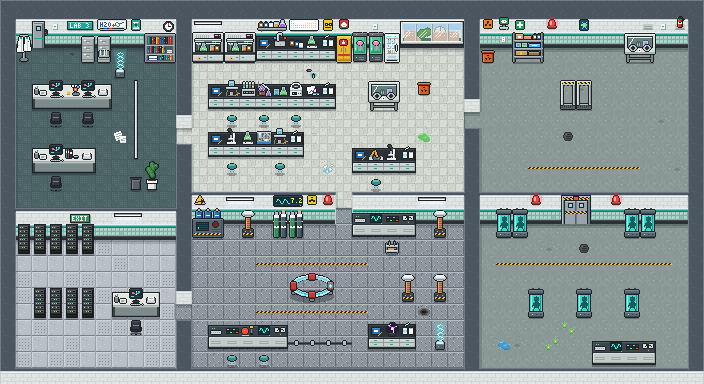

This game map was drawn from its Tiled (.tmx) file and the tilesets committed beside it. A one-line description and the trimmed map source follow:
An orthogonal 44x24 tile map with 16x16 px tiles, 8 tile layers (Floor, FloorTrim, Shadows, Decals, ...).

<map version="1.10" tiledversion="1.11.0" orientation="orthogonal" renderorder="right-down" width="44" height="24" tilewidth="16" tileheight="16" infinite="0" nextlayerid="9" nextobjectid="1">
 <tileset firstgid="1" source="research_lab_tileset.tsx" />
 <layer id="1" name="Floor" width="44" height="24">
  <data>[1056 cells, 725 non-empty, 13 distinct tile ids]</data>
 </layer>
 <layer id="2" name="FloorTrim" width="44" height="24">
  <data>[1056 cells, 4 non-empty, 4 distinct tile ids]</data>
 </layer>
 <layer id="3" name="Shadows" width="44" height="24">
  <data>[1056 cells, 128 non-empty, 3 distinct tile ids]</data>
 </layer>
 <layer id="4" name="Decals" width="44" height="24">
  <data>[1056 cells, 46 non-empty, 11 distinct tile ids]</data>
 </layer>
 <layer id="5" name="Walls" width="44" height="24">
  <data>[1056 cells, 331 non-empty, 26 distinct tile ids]</data>
 </layer>
 <layer id="6" name="WallDecor" width="44" height="24">
  <data>[1056 cells, 49 non-empty, 40 distinct tile ids]</data>
 </layer>
 <layer id="7" name="Furniture" width="44" height="24">
  <data>[1056 cells, 225 non-empty, 110 distinct tile ids]</data>
 </layer>
 <layer id="8" name="Top" width="44" height="24">
  <data>[1056 cells, 0 non-empty, 0 distinct tile ids]</data>
 </layer>
</map>
